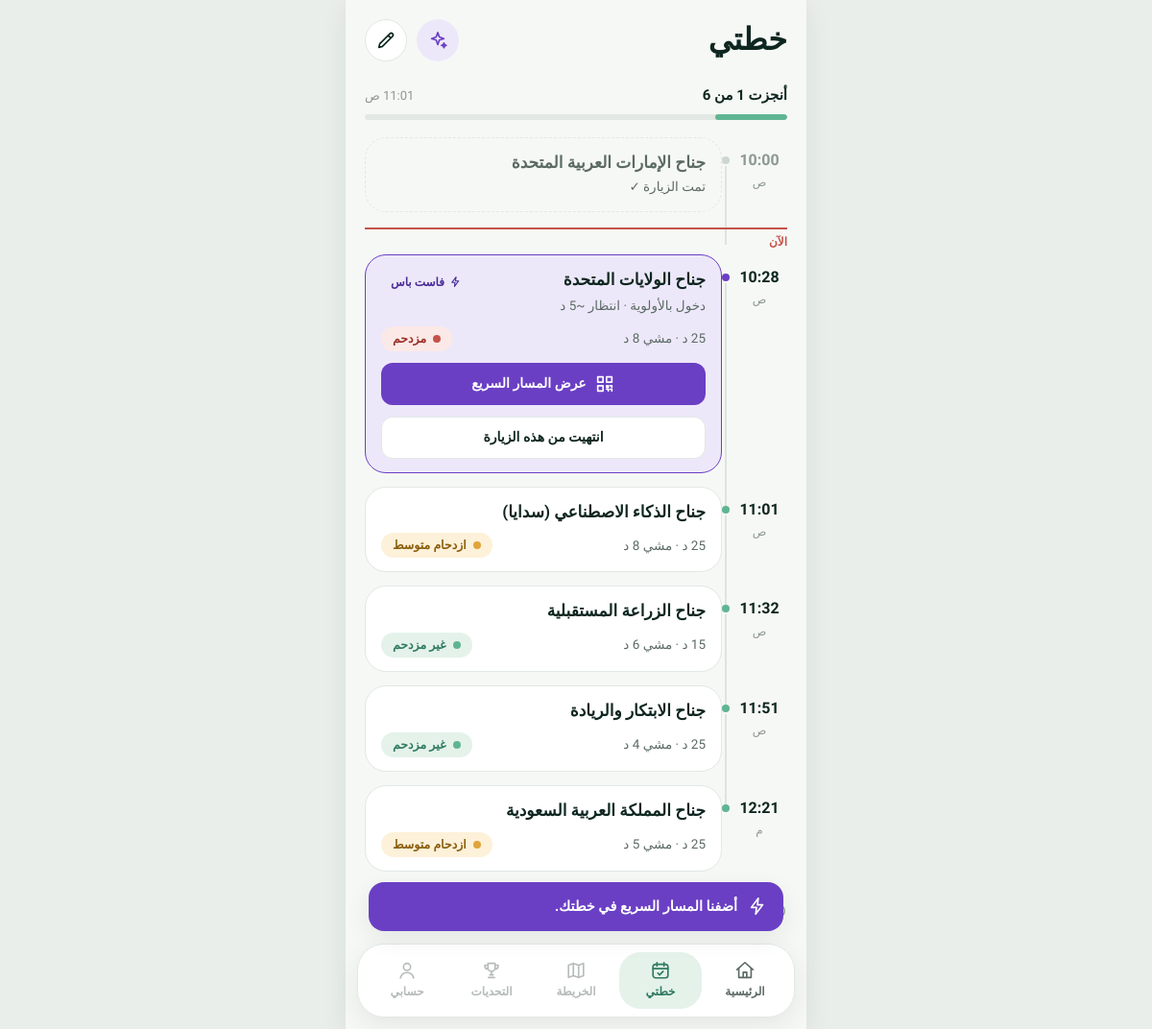
Screenshot of /plan/4/ with the database file from the repository.
### planner/models.py (models this page shows, shortened)
class VisitPlanItem(models.Model):
    plan = models.ForeignKey(
        VisitPlan,
        on_delete=models.CASCADE,
        related_name="items"
    )
    pavilion = models.ForeignKey(
        Pavilion,
        on_delete=models.CASCADE
    )
    order = models.PositiveIntegerField()
    is_visited = models.BooleanField(
        default=False
    )
    visited_at = models.DateTimeField(
        null=True,
        blank=True
    )
    class Meta:
        ordering = ["order"]

class Pavilion(models.Model):
    class CrowdLevel(models.TextChoices):
        LOW = "LOW", "غير مزدحم"
        MEDIUM = "MEDIUM", "ازدحام متوسط"
        HIGH = "HIGH", "مزدحم"
    name = models.CharField(
        max_length=150
    )
    country = models.CharField(
        max_length=100,
        blank=True
    )
    description = models.TextField()
    highlights = models.TextField()
    recommended_duration = models.PositiveIntegerField(
        help_text="مدة زيارة الجناح بالدقائق"
    )
    interests = models.ManyToManyField(
        Interest,
        related_name="pavilions"
    )
    latitude = models.DecimalField(
        max_digits=9,
        decimal_places=6,
        null=True,
        blank=True
    )
    longitude = models.DecimalField(
        max_digits=9,
        decimal_places=6,
        null=True,
        blank=True
    )
    crowd_level = models.CharField(
        max_length=10,
        choices=CrowdLevel.choices,
        default=CrowdLevel.LOW
    )
    is_active = models.BooleanField(
        default=True
    )
    challenge_visit_minutes = models.PositiveIntegerField(
        default=10,
        help_text="المدة المطلوبة لإكمال زيارة التحدي"
    )

### planner/views.py (the view)
def plan_detail(request, plan_id):
    plan = get_object_or_404(
        VisitPlan,
        id=plan_id
    )
    items = list(
        plan.items.select_related("pavilion")
    )
    next_item = next(
        (item for item in items if not item.is_visited),
        None
    )
    passes = list(
        FreePass.objects.filter(
            challenge__visit_plan=plan
        )
    )
    pass_pavilion_ids = {p.pavilion_id for p in passes}
    active_passes = {
        p.pavilion_id: p
        for p in passes
        if not p.is_used
    }
    show_challenge = False
    if next_item:
        show_challenge = (
            next_item.pavilion.crowd_level
            == Pavilion.CrowdLevel.HIGH
            and next_item.pavilion_id not in pass_pavilion_ids
        )
    rows = build_schedule(plan, items)
    for row in rows:
        row["free_pass"] = active_passes.get(
            row["item"].pavilion_id
        )
    done_count = sum(1 for item in items if item.is_visited)
    return render(
        request,
        "planner/plan_detail.html",
        {
            "plan": plan,
            "items": items,
            "rows": rows,
            "next_item": next_item,
            "show_challenge": show_challenge,
            "done_count": done_count,
            "total_count": len(items),
            "progress_percent": (
                round(done_count * 100 / len(items))
                if items else 0
            ),
            "time_range": format_time_range(
                plan.start_time,
                plan.end_time
            ),
            "duration_text": (
                duration_label(
                    (plan.end_time.hour * 60 + plan.end_time.minute)
                    - (plan.start_time.hour * 60 + plan.start_time.minute)
                )
                if plan.start_time and plan.end_time
                else ""
            ),
            "active_pass": (
                active_passes.get(next_item.pavilion_id)
                if next_item else None
            ),
        }
    )

### planner/services.py (called while the page is built)
def calculate_distance(
    lat1,
    lon1,
    lat2,
    lon2
):
    earth_radius = 6371
    lat1 = radians(float(lat1))
    lon1 = radians(float(lon1))
    lat2 = radians(float(lat2))
    lon2 = radians(float(lon2))
    difference_lat = lat2 - lat1
    difference_lon = lon2 - lon1
    a = (
        sin(difference_lat / 2) ** 2
        + cos(lat1)
        * cos(lat2)
        * sin(difference_lon / 2) ** 2
    )
    c = 2 * atan2(
        sqrt(a),
        sqrt(1 - a)
    )
    distance_km = earth_radius * c
    distance_meters = distance_km * 1000
    return round(distance_meters)

def calculate_walking_time(distance_meters):
    walking_minutes = (
        distance_meters
        / WALKING_SPEED_METERS_PER_MINUTE
    )
    return math.ceil(walking_minutes)

def pavilion_travel_info(
    pavilion1,
    pavilion2
):
    if (
        pavilion1.latitude is None
        or pavilion1.longitude is None
        or pavilion2.latitude is None
        or pavilion2.longitude is None
    ):
        return {
            "distance": 0,
            "walking_time": 0
        }
    distance = calculate_distance(
        pavilion1.latitude,
        pavilion1.longitude,
        pavilion2.latitude,
        pavilion2.longitude
    )
    walking_time = calculate_walking_time(
        distance
    )
    return {
        "distance": distance,
        "walking_time": walking_time
    }

def _clock(total_minutes):
    total_minutes %= 24 * 60
    hour24, minute = divmod(total_minutes, 60)
    period = "ص" if hour24 < 12 else "م"
    hour12 = hour24 % 12 or 12
    return f"{hour12}:{minute:02d}", period

def format_time_range(start, end):
    if not start or not end:
        return ""
    s_label, s_period = _clock(start.hour * 60 + start.minute)
    e_label, e_period = _clock(end.hour * 60 + end.minute)
    if s_period == e_period:
        return f"{s_label} – {e_label} {e_period}"
    return f"{s_label} {s_period} – {e_label} {e_period}"

### planner/templatetags/planner_extras.py (called while the page is built)
@register.filter
def crowd_class(level):
    return {"LOW": "low", "MEDIUM": "mid", "HIGH": "high"}.get(level, "low")

### templates/planner/plan_detail.html (shortened to what this page needs)
{% extends "planner/base.html" %}
{% load static planner_extras %}
{% block content %}
<header class="plan-head">
    <h1>خطتي</h1>
    <div class="actions">
        <a href="{% url 'create_plan' %}" class="icon-btn ai" aria-label="خطة جديدة بالذكاء الاصطناعي" title="خطة جديدة">
            <svg class="ic"><use href="#i-sparkle"/></svg>
        </a>
        <a href="{% url 'create_plan' %}" class="icon-btn" aria-label="تعديل الخطة" title="تعديل">
            <svg class="ic"><use href="#i-pencil"/></svg>
        </a>
    </div>
</header>
<div class="progress">
    <div class="progress-row">
        <span>أنجزت {{ done_count }} من {{ total_count }}</span>
        <small id="nowClock"></small>
    </div>
    <div class="progress-bar"><i style="width: {{ progress_percent }}%"></i></div>
</div>
<section class="timeline" aria-label="مسار اليوم">
    {% for row in rows %}
    {% with item=row.item pav=row.item.pavilion %}
        {% if next_item and item.id == next_item.id %}
        <div class="now-line"><span>الآن</span></div>
        <div class="now-spacer"></div>
        {% endif %}
        <div class="tl-row {% if item.is_visited %}done{% elif next_item and item.id == next_item.id %}current{% endif %}{% if row.free_pass %} fast{% endif %}">
            <div class="tl-time">
                <strong>{{ row.clock }}</strong>
                <small>{{ row.period }}</small>
                <span class="tl-dot"></span>
            </div>
            <article class="tl-card">
                <div class="tl-title">
                    <h3>{{ pav.name }}</h3>
                    {% if row.free_pass %}
                        <span class="badge purple"><svg class="ic"><use href="#i-bolt"/></svg>فاست باس</span>
                    {% elif next_item and item.id == next_item.id %}
                        <span class="badge">وجهتك الآن</span>
                    {% endif %}
                </div>
                {% if item.is_visited %}
                    <p class="sub">تمت الزيارة ✓</p>
                {% else %}
                    {% if row.free_pass %}
                        <p class="sub">دخول بالأولوية · انتظار ~5 د</p>
                    {% endif %}
                    <div class="tl-tags">
                        <span class="sub">{{ pav.recommended_duration }} د{% if row.walk %} · مشي {{ row.walk }} د{% endif %}</span>
                        <span class="crowd {{ pav.crowd_level|crowd_class }}">{{ pav.get_crowd_level_display }}</span>
                    </div>
                    {% if row.free_pass %}
                    <a href="{% url 'free_pass_detail' row.free_pass.code %}" class="btn btn-purple btn-sm tl-complete">
                        <svg class="ic"><use href="#i-qr"/></svg>عرض المسار السريع
                    </a>
                    {% endif %}
                    {% if next_item and item.id == next_item.id %}
                        {% if not show_challenge %}
                        <form method="POST" action="{% url 'complete_plan_item' item.id %}" class="tl-complete">
                            <button type="submit" class="btn btn-sm {% if row.free_pass %}btn-ghost{% endif %}">انتهيت من هذه الزيارة</button>
                        </form>
                        {% endif %}
                    {% endif %}
                {% endif %}
            </article>
        </div>
    {% endwith %}
    {% empty %}
        <div class="card plan-done">
            <h2>لا توجد محطات في خطتك</h2>
            <p>أنشئ خطة جديدة لاختيار الأجنحة المناسبة لك.</p>
            <a href="{% url 'create_plan' %}" class="btn">خطّط زيارتي</a>
        </div>
    {% endfor %}
</section>
<p class="mvp-note">
</p>
{% if active_pass %}
<div class="toast" id="toast" data-key="{{ active_pass.code }}">
    <svg class="ic"><use href="#i-bolt"/></svg>
    أضفنا المسار السريع في خطتك.
</div>
{% endif %}
{% endblock %}

### templates/planner/base.html (shortened to what this page needs)
{% load static %}
<!DOCTYPE html>
<html lang="ar" dir="rtl">
<head>
    <link rel="stylesheet" href="{% static 'planner/css/style.css' %}">
</head>
<body class="{% block body_class %}{% endblock %}">
    <div class="app">
        {% block content %}{% endblock %}
    </div>
    {% block tabbar %}
    <nav class="tabbar" aria-label="التنقل الرئيسي">
        <a href="{% url 'create_plan' %}"
           class="tab {% if request.resolver_match.url_name == 'create_plan' %}is-active{% endif %}">
            <svg class="ic"><use href="#i-home"/></svg>
            <span>الرئيسية</span>
        </a>
        {% if plan %}
        <a href="{% url 'plan_detail' plan.id %}"
           class="tab {% if request.resolver_match.url_name == 'plan_detail' %}is-active{% endif %}">
        {% elif challenge %}
        <a href="{% url 'plan_detail' challenge.visit_plan_id %}" class="tab">
        {% else %}
        <span class="tab is-disabled" title="تظهر خطتك بعد إنشائها">
        {% endif %}
            <svg class="ic"><use href="#i-plan"/></svg>
            <span>خطتي</span>
        {% if plan or challenge %}</a>{% else %}</span>{% endif %}
        <span class="tab is-disabled" title="الخريطة غير مفعلة في نسخة MVP">
            <svg class="ic"><use href="#i-map"/></svg>
            <span>الخريطة</span>
        </span>
        {% if challenge %}
        <a href="{% url 'challenge_detail' challenge.id %}"
           class="tab {% if request.resolver_match.url_name == 'challenge_detail' %}is-active{% endif %}">
        {% else %}
        <span class="tab is-disabled" title="يظهر التحدي عند وجود ازدحام مرتفع">
        {% endif %}
            <svg class="ic"><use href="#i-trophy"/></svg>
            <span>التحديات</span>
        {% if challenge %}</a>{% else %}</span>{% endif %}
        <span class="tab is-disabled">
            <svg class="ic"><use href="#i-user"/></svg>
            <span>حسابي</span>
        </span>
    </nav>
    {% endblock %}
</body>
</html>

### rows the page displays
VisitPlanItem: clock "10:00", period "ص", item.pavilion.name "جناح الإمارات العربية المتحدة", is_visited "تمت الزيارة ✓"
VisitPlanItem: shows "الآن", clock "10:28", period "ص", item.pavilion.name "جناح الولايات المتحدة", shows "فاست باس", shows "دخول بالأولوية · انتظار ~5 د", item.pavilion.crowd_level "مزدحم", shows "عرض المسار السريع", shows "انتهيت من هذه الزيارة"
VisitPlanItem: clock "11:01", period "ص", item.pavilion.name "جناح الذكاء الاصطناعي (سدايا)", item.pavilion.crowd_level "ازدحام متوسط"
VisitPlanItem: clock "11:32", period "ص", item.pavilion.name "جناح الزراعة المستقبلية", item.pavilion.crowd_level "غير مزدحم"
VisitPlanItem: clock "11:51", period "ص", item.pavilion.name "جناح الابتكار والريادة", item.pavilion.crowd_level "غير مزدحم"
VisitPlanItem: clock "12:21", period "م", item.pavilion.name "جناح المملكة العربية السعودية", item.pavilion.crowd_level "ازدحام متوسط"

### other values shown
{{ total_count }} "6"
